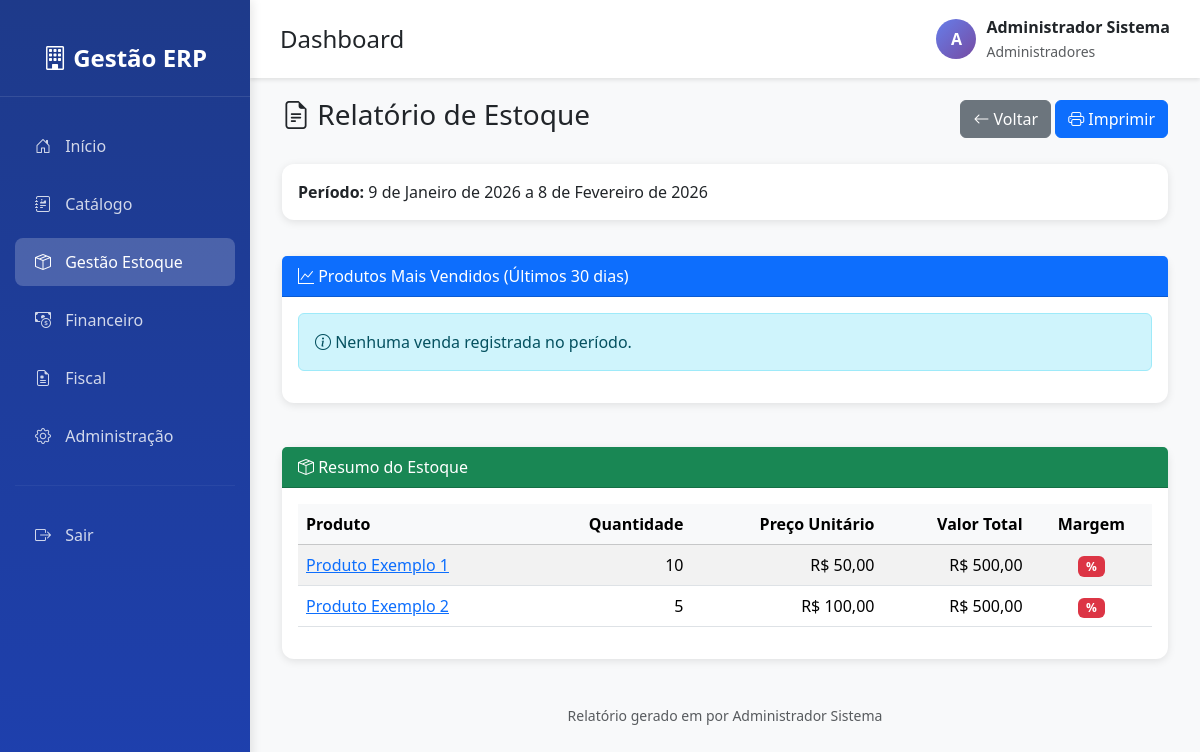
/estoque/relatorio/ (signed in), run on an earlier commit of the app's database.
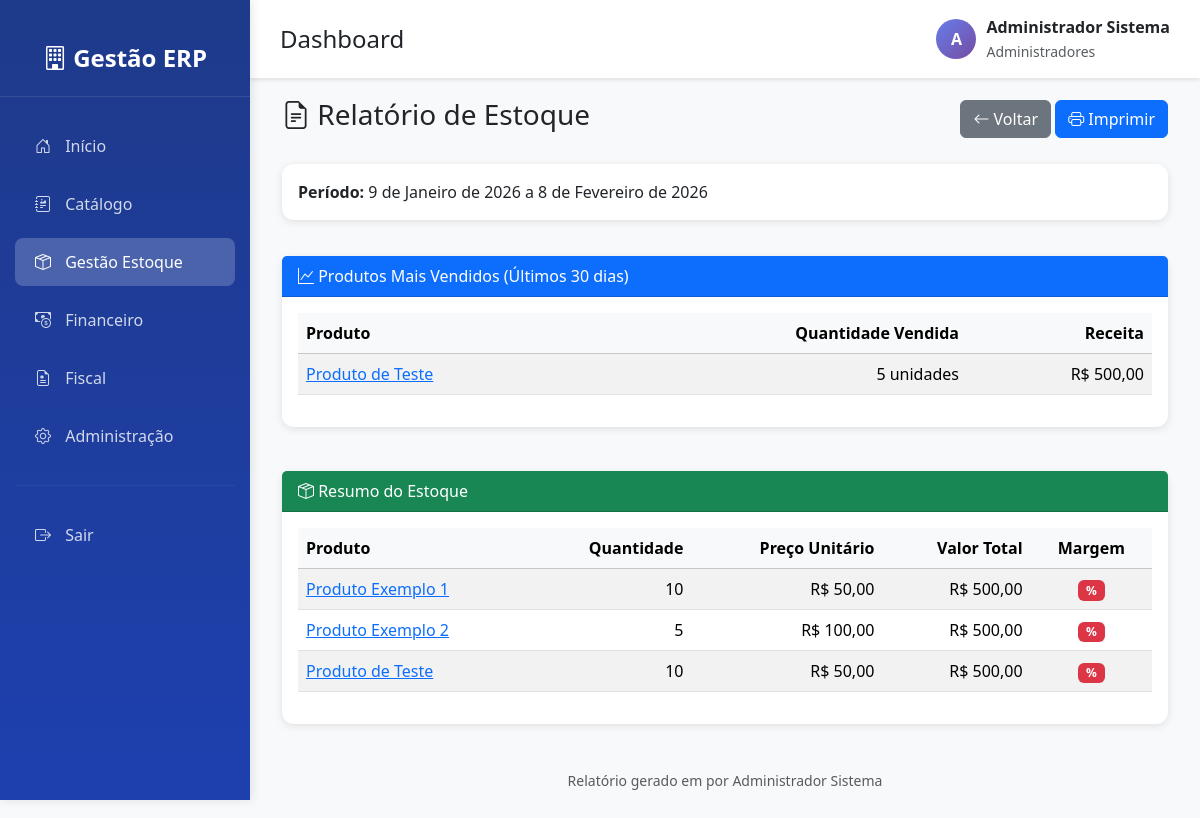
And on a later commit of the database.
### estoque/models.py (models this page shows, shortened)
class Produto(models.Model):
    nome = models.CharField(
        max_length=200,
        verbose_name="Nome do Produto",
        help_text="Nome completo do produto"
    )
    descricao = models.TextField(
        blank=True,
        null=True,
        verbose_name="Descrição",
        help_text="Descrição detalhada do produto (opcional)"
    )
    preco_custo = models.DecimalField(
        max_digits=10,
        decimal_places=2,
        validators=[MinValueValidator(Decimal('0.01'))],
        verbose_name="Preço de Custo",
        help_text="Valor pago pelo produto (custo de aquisição)"
    )
    preco_venda = models.DecimalField(
        max_digits=10,
        decimal_places=2,
        validators=[MinValueValidator(Decimal('0.01'))],
        verbose_name="Preço de Venda",
        help_text="Valor de venda do produto ao cliente"
    )
    estoque_atual = models.IntegerField(
        default=0,
        validators=[MinValueValidator(0)],
        verbose_name="Estoque Atual",
        help_text="Quantidade disponível em estoque"
    )
    estoque_minimo = models.IntegerField(
        default=10,
        validators=[MinValueValidator(0)],
        verbose_name="Estoque Mínimo",
        help_text="Quantidade mínima para alerta de reposição"
    )
    estoque_maximo = models.IntegerField(
        default=100,
        validators=[MinValueValidator(0)],
        verbose_name="Estoque Máximo",
        help_text="Quantidade máxima recomendada em estoque"
    )
    sku = models.CharField(
        max_length=100,
        blank=True,
        null=True,
        unique=True,
        verbose_name="SKU (Código Interno)",
        help_text="Código único para identificação do produto na empresa"
    )
    ncm = models.CharField(
        max_length=10,
        blank=True,
        null=True,
        verbose_name="NCM (Nomenclatura Comum do Mercosul)",
        help_text="Código NCM com 8 dígitos. Ex: 12345678 - Obrigatório para NF-e"
    )
    cest = models.CharField(
        max_length=7,
        blank=True,
        null=True,
        verbose_name="CEST (Código Especificador da Substituição Tributária)",
        help_text="Código CEST com 7 dígitos (opcional). Ex: 1234567"
    )
    ean_gtin = models.CharField(
        max_length=14,
        blank=True,
        null=True,
        unique=True,
        verbose_name="EAN/GTIN (Código de Barras)",
        help_text="Código de barras EAN-13 ou EAN-14 com dígito verificador"
    )
    peso_kg = models.DecimalField(
        max_digits=10,
        decimal_places=3,
        blank=True,
        null=True,
        validators=[MinValueValidator(Decimal('0.001'))],
        verbose_name="Peso (kg)",
        help_text="Peso do produto em quilogramas (para cálculo de frete)"
    )
    altura_cm = models.DecimalField(
        max_digits=8,
        decimal_places=2,
        blank=True,
        null=True,
        validators=[MinValueValidator(Decimal('0.01'))],
        verbose_name="Altura (cm)",
        help_text="Altura do produto em centímetros"
    )
    largura_cm = models.DecimalField(
        max_digits=8,
        decimal_places=2,
        blank=True,
        null=True,
        validators=[MinValueValidator(Decimal('0.01'))],
        verbose_name="Largura (cm)",
        help_text="Largura do produto em centímetros"
    )
    profundidade_cm = models.DecimalField(
        max_digits=8,
        decimal_places=2,
        blank=True,
        null=True,
        validators=[MinValueValidator(Decimal('0.01'))],
        verbose_name="Profundidade (cm)",
        help_text="Profundidade do produto em centímetros"
    )
    volume_m3 = models.DecimalField(
        max_digits=10,
        decimal_places=6,
        blank=True,
        null=True,
        verbose_name="Volume (m³)",
        help_text="Volume do produto em metros cúbicos (calculado automaticamente)"
    )
    localizacao_estoque = models.CharField(
        max_length=100,
        blank=True,
        null=True,
        verbose_name="Localização no Estoque",
        help_text="Ex: Corredor A, Estante 2, Prateleira 3, Caixa 5"
    )
    categoria = models.CharField(
        max_length=100,
        blank=True,
        null=True,
        verbose_name="Categoria do Produto",
        help_text="Ex: Eletrônicos, Vestuário, Alimentos"
    )
    subcategoria = models.CharField(
        max_length=100,
        blank=True,
        null=True,
        verbose_name="Subcategoria",
        help_text="Ex: Notebooks, Camisetas, Bebidas"
    )
    marca = models.CharField(
        max_length=100,
        blank=True,
        null=True,
        verbose_name="Marca do Produto",
        help_text="Marca ou fabricante do produto"
    )
    fornecedor = models.ForeignKey(
        'fornecedores.Fornecedor',
        on_delete=models.SET_NULL,
        null=True,
        blank=True,
        related_name='produtos',
        verbose_name="Fornecedor Principal",
        help_text="Fornecedor padrão para reposição de estoque"
    )
    icms_aliquota = models.DecimalField(
        max_digits=5,
        decimal_places=2,
        default=0,
        verbose_name="Alíquota ICMS (%)",
        help_text="Percentual de ICMS aplicável (ex: 18.00)"
    )
    ipi_aliquota = models.DecimalField(
        max_digits=5,
        decimal_places=2,
        default=0,
        verbose_name="Alíquota IPI (%)",
        help_text="Percentual de IPI aplicável (ex: 15.00)"
    )
    pis_aliquota = models.DecimalField(
        max_digits=5,
        decimal_places=2,
        default=0,
        verbose_name="Alíquota PIS (%)",
        help_text="Percentual de PIS aplicável"
    )
    cofins_aliquota = models.DecimalField(
        max_digits=5,
        decimal_places=2,
        default=0,
        verbose_name="Alíquota COFINS (%)",
        help_text="Percentual de COFINS aplicável"
    )
    imagem = models.ImageField(
        upload_to='produtos/',
        blank=True,
        null=True,
        verbose_name="Imagem do Produto",
        help_text="Foto do produto para o catálogo de vendedores"
    )
    visivel_catalogo = models.BooleanField(
        default=True,
        verbose_name="Visível no Catálogo de Vendedores",
        help_text="Se marcado, o produto aparecerá no catálogo para consulta de vendedores"
    )
    ativo = models.BooleanField(
        default=True,
        verbose_name="Produto Ativo",
        help_text="Indica se o produto está disponível para movimentação"
    )
    usuario_criacao = models.ForeignKey(
        User,
        on_delete=models.PROTECT,
        related_name='produtos_criados',
        default=1,
        verbose_name="Criado por",
        help_text="Usuário que cadastrou o produto"
    )
    data_criacao = models.DateTimeField(
        auto_now_add=True,
        verbose_name="Data de Criação"
    )
    usuario_modificacao = models.ForeignKey(
        User,
        on_delete=models.PROTECT,
        related_name='produtos_modificados',
        null=True,
        blank=True,
        verbose_name="Modificado por",
        help_text="Último usuário que modificou o produto"
    )
    data_modificacao = models.DateTimeField(
        auto_now=True,
        verbose_name="Data de Modificação"
    )
    class Meta:
        verbose_name = "Produto"
        verbose_name_plural = "Produtos"
        ordering = ['nome']
        indexes = [
            models.Index(fields=['sku']),
            models.Index(fields=['ncm']),
            models.Index(fields=['ean_gtin']),
            models.Index(fields=['categoria']),
            models.Index(fields=['visivel_catalogo', 'ativo']),
        ]
    def valor_total_estoque(self):
        return self.preco_custo * self.estoque_atual

### estoque/views.py (the view)
# urls.py: path('relatorio/', views.relatorio_estoque, name='relatorio'),
@login_required
def relatorio_estoque(request):
    if not request.user.has_perm('estoque.view_produto'):
        messages.error(request, 'Você não tem permissão para acessar relatórios.')
        return redirect('estoque:dashboard')
    produtos = Produto.objects.filter(ativo=True)
    data_limite = datetime.now() - timedelta(days=30)
    produtos_mais_vendidos = []
    for produto in produtos:
        total_vendido = produto.movimentacoes.filter(
            tipo='SAIDA',
            data_movimentacao__gte=data_limite
        ).aggregate(total=Sum('quantidade'))['total'] or 0
        if total_vendido > 0:
            produtos_mais_vendidos.append({
                'produto': produto,
                'quantidade': total_vendido,
                'receita': total_vendido * produto.preco_venda
            })
    produtos_mais_vendidos.sort(key=lambda x: x['quantidade'], reverse=True)
    produtos_mais_vendidos = produtos_mais_vendidos[:10]
    context = {
        'produtos': produtos,
        'produtos_mais_vendidos': produtos_mais_vendidos,
        'data_inicio': data_limite.date(),
        'data_fim': datetime.now().date(),
    }
    return render(request, 'estoque/relatorio.html', context)

### templates/estoque/relatorio.html (shortened to what the changed rows need)
{% extends 'base.html' %}
{% block content %}
<div class="container-fluid">
    <div class="row mb-4">
        <div class="col-12">
            <div class="d-flex justify-content-between align-items-center">
                <h1 class="h3">
                    <i class="bi bi-file-earmark-text"></i>
                    Relatório de Estoque
                </h1>
            </div>
        </div>
    </div>
    <div class="row mb-4">
        <div class="col-12">
            <div class="card">
                <div class="card-body">
                    {% if produtos_mais_vendidos %}
                        <div class="table-responsive">
                            <table class="table table-striped table-hover">
                                <thead class="table-light">
                                    <tr>
                                        <th>Produto</th>
                                        <th class="text-end">Quantidade Vendida</th>
                                        <th class="text-end">Receita</th>
                                    </tr>
                                </thead>
                                <tbody>
                                    {% for item in produtos_mais_vendidos %}
                                        <tr>
                                            <td>
                                                <a href="{% url 'estoque:detalhes_produto' item.produto.id %}">
                                                    {{ item.produto.nome }}
                                                </a>
                                            </td>
                                            <td class="text-end">{{ item.quantidade }} unidades</td>
                                            <td class="text-end">R$ {{ item.receita|floatformat:2 }}</td>
                                        </tr>
                                    {% endfor %}
                                </tbody>
                            </table>
                        </div>
                    {% else %}
                        <div class="alert alert-info">
                            <i class="bi bi-info-circle"></i>
                            Nenhuma venda registrada no período.
                        </div>
                    {% endif %}
                </div>
            </div>
        </div>
    </div>
    <div class="row mb-4">
        <div class="col-12">
            <div class="card">
                <div class="card-body">
                    <div class="table-responsive">
                        <table class="table table-striped table-hover">
                            <thead class="table-light">
                                <tr>
                                    <th>Produto</th>
                                    <th class="text-end">Quantidade</th>
                                    <th class="text-end">Preço Unitário</th>
                                    <th class="text-end">Valor Total</th>
                                    <th class="text-center">Margem</th>
                                </tr>
                            </thead>
                            <tbody>
                                {% for produto in produtos %}
                                    <tr>
                                        <td>
                                            <a href="{% url 'estoque:detalhes_produto' produto.id %}">
                                                {{ produto.nome }}
                                            </a>
                                        </td>
                                        <td class="text-end">{{ produto.estoque_atual }}</td>
                                        <td class="text-end">R$ {{ produto.preco_custo|floatformat:2 }}</td>
                                        <td class="text-end">R$ {{ produto.valor_total_estoque|floatformat:2 }}</td>
                                        <td class="text-center">
                                            <span class="badge {% if produto.margem_lucro >= 30 %}bg-success{% elif produto.margem_lucro >= 15 %}bg-warning{% else %}bg-danger{% endif %}">
                                                {{ produto.margem_lucro|floatformat:1 }}%
                                            </span>
                                        </td>
                                    </tr>
                                {% endfor %}
                            </tbody>
                        </table>
                    </div>
                </div>
            </div>
        </div>
    </div>
</div>
{% endblock %}

What changed in the data, as far as the page shows it:
added Produto: produto.nome "Produto de Teste", quantidade "5", receita "500,00", nome "Produto de Teste", estoque_atual "10", preco_custo "50,00", valor_total_estoque "500,00"
Also different on the page:
text no longer shown: "Nenhuma venda registrada no período."
text now shown: "Produto Quantidade Vendida Receita"
